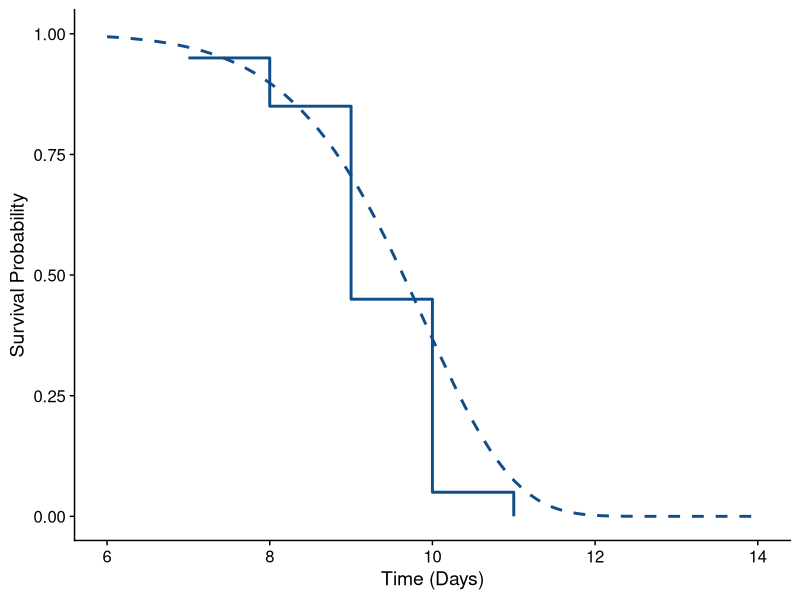

Write the R code that produced this figure. (Note: this script raises an error after producing the figure.)
## ---- chunk 1

# Clear the environment
rm(list = ls())
#gc(reset = TRUE, verbose = FALSE)

# Notebook Settings
knitr::opts_chunk$set(echo = FALSE)

library(tidyverse)
library(broom)
library(tufte)
library(cowplot)

#ggplot2 settings
theme_set(theme_cowplot())

## ---- chunk 2

# Load data about new.infections pdf from csv file
raw_df <- read.csv("tidyplants.csv")
raw_cdf <- read.csv("tidyplants_cdf.csv")

# Display tables to see if everything worked.
head(raw_df)
head(raw_cdf)

## ---- chunk 3

y <- seq(1, 15, 0.1)

alpha = 10
sigma = 10



S <- exp(-(y/sigma)^alpha)


surv_ex_df <- data.frame("Time" = y, "Survival" = S)

# Simulate data from Weibull distribution
n_samples <- 20               # 20 individuals
set.seed(1234)                # set seed for reproducibility
y_samples <- floor(rweibull(n_samples, shape = alpha, scale = sigma))

# Store in data frame
simulate_df <- data.frame(ysim = y_samples) %>%
  arrange(ysim) %>%
  mutate(n_infected = row_number(),
         n_plants = 20,
         n_safe = n_plants - n_infected)

# Transform from new.infections to survival
surv_df <- simulate_df %>%
  group_by(ysim) %>%
  tally(name = "new_infections") %>%
  mutate(n_plants = 20,
         n_infected_total = cumsum(new_infections),
         n_healthy = n_plants + new_infections - n_infected_total,
         surv_prob = 1 - new_infections/n_healthy,
         cum_surv_prob = cumprod(surv_prob),
         proportion = 1 - n_infected_total/n_plants)


knitr::kable(surv_df)

## ---- chunk 4

ggplot(data = surv_df) +
  geom_step(aes(x = ysim, y = cum_surv_prob), color = "DodgerBlue4", size = 1) +
  geom_line(data = surv_ex_df, 
            aes(x = Time, y = surv_ex_df$Survival), 
            color = "DodgerBlue4", size = 1, 
            linetype = "dashed") + 
  xlim(6,14) +
  xlab("Time (Days)") + 
  ylab("Survival Probability")

## ---- chunk 5

tidyplants_cdf <- read.csv("tidyplants_cdf.csv")

tidyplants_cdf <- tidyplants_cdf %>%
  group_by(trial_name, ecotype) %>%
  mutate(new_infections = ifelse(day == 1, 0, total_infections - lag(total_infections)),
         healthy_pool = ifelse(day == 1, Ntot, Ntot - lag(total_infections)),
         prop = 1 - new_infections/healthy_pool,
         km_survival = cumprod(prop),
         km_helpercol1 = new_infections/(healthy_pool + new_infections),
         km_stan_error = km_survival*sqrt(cumsum(km_helpercol1)),
         km_95conf = 1.96*km_stan_error,
         km_95upper = km_survival + km_95conf,
         km_95lower = km_survival - km_95conf)

treatments <- tidyplants_cdf %>%
  filter(ecotype != "Col") %>%
  rename(total_infections_treat = total_infections,
         Ntot_treat = Ntot,
         Nobs_treat = Nobs,
         Ncens_treat = Ncens,
         ycens_treat = ycens,
         new_infections_treat = new_infections,
         healthy_pool_treat = healthy_pool,
         prop_treat = prop,
         km_survival_treat = km_survival,
         km_helpercol1_treat = km_helpercol1,
         km_stan_error_treat = km_stan_error,
         km_95conf_treat = km_95conf,
         km_95upper_treat = km_95upper,
         km_95lower_treat = km_95lower)

controls <- tidyplants_cdf %>%
  filter(ecotype == "Col") %>%
  rename(total_infections_ctrl = total_infections,
         Ntot_ctrl = Ntot,
         Nobs_ctrl = Nobs,
         Ncens_ctrl = Ncens,
         ycens_ctrl = ycens,
         new_infections_ctrl = new_infections,
         healthy_pool_ctrl = healthy_pool,
         prop_ctrl = prop,
         km_survival_ctrl = km_survival,
         km_helpercol1_ctrl = km_helpercol1,
         km_stan_error_ctrl = km_stan_error,
         km_95conf_ctrl = km_95conf,
         km_95upper_ctrl = km_95upper,
         km_95lower_ctrl = km_95lower)

km_cdf <- left_join(treatments, controls, by = c("trial_name", "day"))

km_cdf <- km_cdf %>%
  mutate(Ntot_total = Ntot_ctrl + Ntot_treat,
         new_infections_total = new_infections_ctrl + new_infections_treat,
         healthy_pool_total = healthy_pool_treat + healthy_pool_ctrl)


km_plot <- ggplot(data = km_cdf) + 
  geom_step(aes(x = day, y = km_survival_treat), color = "Maroon", size = 1) +
  geom_step(aes(x = day, y = km_survival_ctrl), color = "DodgerBlue4", size = 1) +
  facet_grid(trial_name ~ ecotype.x) +
  xlim(6,13) +
  ylab("Survival Probability") +
  xlab("Day")

km_plot

## ---- chunk 6

tidyplants <- read.csv("tidyplants.csv")

trial_names_list <- list("Trial1LL",
                         "Trial2LL",
                         "Trial3LL",
                         "Trial4LL")

ecotypes_list <- list("VIII-A",
                      "VIII-B",
                      "XI-2",
                      "XI-A",
                      "XI-B",
                      "XI-K")

for (eco in ecotypes_list){
  for (trial in trial_names_list){
    temp_df <- tidyplants %>% filter((ecotype == eco | ecotype == "Col"), trial_name == trial)
    surv_obj <- Surv(time = temp_df$first_infection, event = ifelse(temp_df$censored == 0, 1, 0))
    fit <- survfit(formula = surv_obj ~ temp_df$ecotype, data = temp_df)
  }
}

## ---- chunk 7
knitr::opts_chunk$set(echo = TRUE)
## ---- chunk 8
summary(cars)
## ---- chunk 9
plot(pressure)
